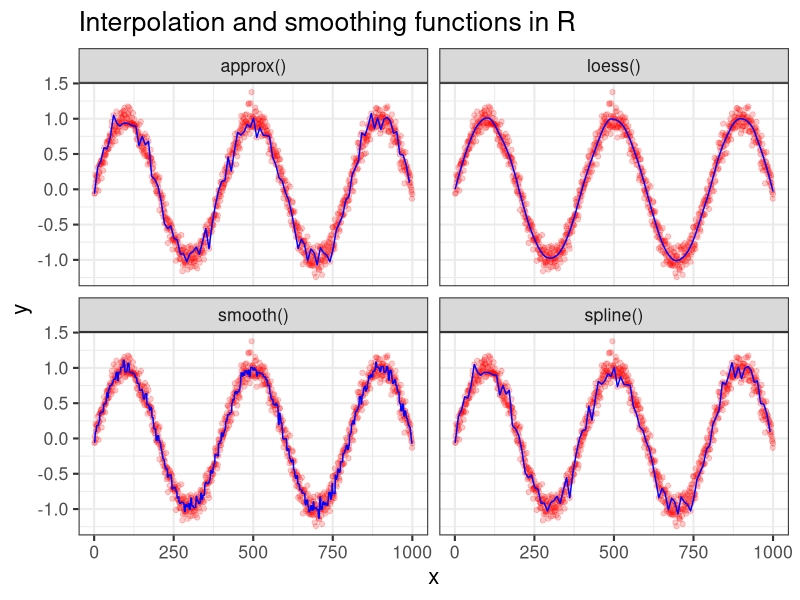

Source code (R):
set.seed(1)
n <- 1e3
dat <- data.frame(
  x = 1:n,
  y = sin(seq(0, 5*pi, length.out = n)) + rnorm(n=n, mean = 0, sd=0.1)
)

approxData <- data.frame(
  with(dat, 
       approx(x, y, xout = seq(1, n, by = 10), method = "linear")
  ),
  method = "approx()"
)

splineData <- data.frame(
  with(dat, 
       spline(x, y, xout = seq(1, n, by = 10))
  ),
  method = "spline()"
)

smoothData <- data.frame(
  x = 1:n,
  y = as.vector(smooth(dat$y)),
  method = "smooth()"
)

loessData <- data.frame(
  x = 1:n,
  y = predict(loess(y~x, dat, span = 0.1)),
  method = "loess()"
)

library(ggplot2)
ggplot(rbind(approxData, splineData, smoothData, loessData), aes(x, y)) + 
  geom_point(dat = dat, aes(x, y), alpha = 0.2, col = "red") +
  geom_line(col = "blue") +
  facet_wrap(~method) +
  ggtitle("Interpolation and smoothing functions in R") +
  theme_bw(16)
